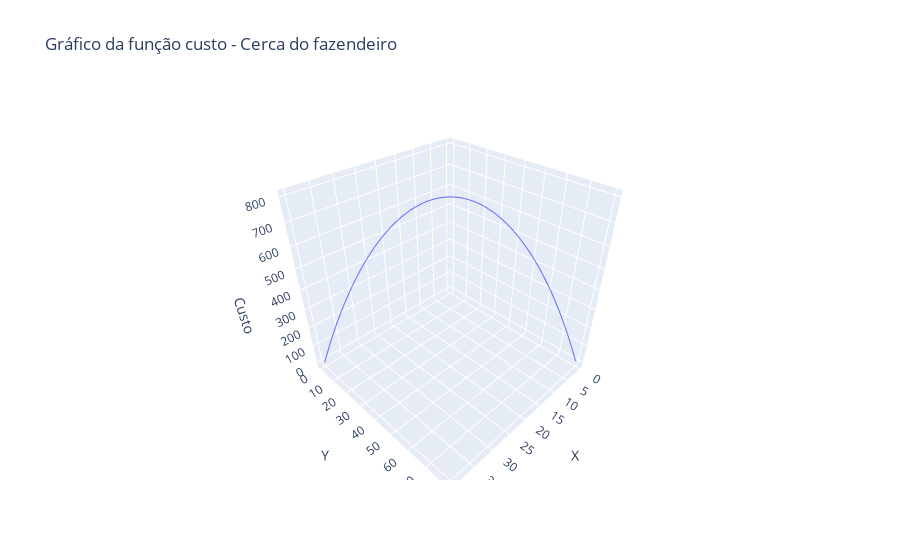

This figure's notebook cell:
### Markdown cell above
## **Questão 1**

Temos uma região retangular de área $x \cdot y$ de modo que $2x + y = 80$, como ilustrado na imagem abaixo.

![Figura 1: Representação gráfica da Questão 1](av01-img/img01.png)

Utilizando a **otimização por teoria econômica** tendo como intuito maximizar a área, temos a seguinte função de custo:

$$f(x, y) = x \cdot y$$

Sabendo que $y = 80 - 2x$, substituímos isto na função de maximização, e desenvolvendo a substituição, obtemos a função de custo em função de $x$:

$$f(x) = -2x^{2} + 80x$$

Calculando a primeira derivada:

$$f'(x) = -4x + 80$$

Igualando $f'(x)$ a $0$, obtemos que $x = 20$.

Calculando a segunda derivada, obtemos $f''(x) = -4$. Sendo o resultado negativo, comprovamos que o ponto encontrado é um ponto de máximo.

Substituindo $x$ em $y = 80 - 2x$, obtemos $y = 40$.

Abaixo o trecho de código que gera o gráfico da função custo $f(x, y)$.

### Code cell
x = np.arange(0.1, 40.1, 0.1)
y = 80 - (2*x)
cost = np.multiply(x, y)
df = pd.DataFrame(data={'X': x, 'Y': y, 'Custo': cost})

fig = px.line_3d(df, x="X", y="Y", z="Custo", title="Gráfico da função custo - Cerca do fazendeiro")
fig.show()

### Figure 1 — Plotly figure (JSON) as saved in the notebook; plotly's stock layout.template omitted (floating-point values rounded to 4 significant figures; data arrays with more than 128 entries replaced by an {"elided": "..."} marker saying what was removed)
{"data": [{"hovertemplate": "X=%{x}<br>Y=%{y}<br>Custo=%{z}<extra></extra>", "legendgroup": "", "line": {"color": "#636efa", "dash": "solid"}, "marker": {"symbol": "circle"}, "mode": "lines", "name": "", "scene": "scene", "showlegend": false, "type": "scatter3d", "x": {"elided": "400 float values"}, "y": {"elided": "400 float values"}, "z": {"elided": "400 float values"}}], "layout": {"legend": {"tracegroupgap": 0}, "scene": {"domain": {"x": [0, 1], "y": [0, 1]}, "xaxis": {"title": {"text": "X"}}, "yaxis": {"title": {"text": "Y"}}, "zaxis": {"title": {"text": "Custo"}}}, "title": {"text": "Gráfico da função custo - Cerca do fazendeiro"}}}
